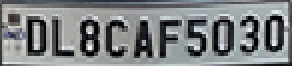
#> input picture car_plate.png, 146 x 33 px (shown 2 times larger)
$ python -i inference_clean.py   (imports and definitions only)
#> lines starting #> are read from the running program, lines starting #| are printed output that depends on the picture; after the words box and inside, x2 and y2 are one past the last pixel; in counts of white or black regions, pixels touching at a corner belong together
import tensorflow as tf
import matplotlib.pyplot as plt
import numpy as np
import cv2

"""#Loading the model"""
def loadModel(jsonStr, weightStr):
    json_file = open(jsonStr, 'r')
    loaded_nnet = json_file.read()
    json_file.close()

    serve_model = tf.keras.models.model_from_json(loaded_nnet)
    serve_model.load_weights(weightStr)

    serve_model.compile(optimizer=tf.optimizers.Adam(),
                        loss='categorical_crossentropy',
                        metrics=['accuracy'])
    return serve_model

# [1 line that did not run here, left out]


"""#Reading the input image"""
# [1 line not run here, left out]

"""#Processing the image"""

# Match contours to license plate or character template
def find_contours(dimensions, img) :

    # Find all contours in the image
    cntrs, _ = cv2.findContours(img.copy(), cv2.RETR_TREE, cv2.CHAIN_APPROX_SIMPLE)

    # Retrieve potential dimensions
    lower_width = dimensions[0]
    upper_width = dimensions[1]
    lower_height = dimensions[2]
    upper_height = dimensions[3]

    # Check largest 5 or  15 contours for license plate or character respectively
    cntrs = sorted(cntrs, key=cv2.contourArea, reverse=True)[:15]

    ii = cv2.imread('contour.jpg')

    x_cntr_list = []
    target_contours = []
    img_res = []
    for cntr in cntrs :
        #detects contour in binary image and returns the coordinates of rectangle enclosing it
        intX, intY, intWidth, intHeight = cv2.boundingRect(cntr)

        #checking the dimensions of the contour to filter out the characters by contour's size
        if intWidth > lower_width and intWidth < upper_width and intHeight > lower_height and intHeight < upper_height :
            x_cntr_list.append(intX) #stores the x coordinate of the character's contour, to used later for indexing the contours

            char_copy = np.zeros((44,24))
            #extracting each character using the enclosing rectangle's coordinates.
            char = img[intY:intY+intHeight, intX:intX+intWidth]
            char = cv2.resize(char, (20, 40))

            cv2.rectangle(ii, (intX,intY), (intWidth+intX, intY+intHeight), (50,21,200), 2)
            #plt.imshow(ii, cmap='gray')

            #Make result formatted for classification: invert colors
            char = cv2.subtract(255, char)

            # Resize the image to 24x44 with black border
            char_copy[2:42, 2:22] = char
            char_copy[0:2, :] = 0
            char_copy[:, 0:2] = 0
            char_copy[42:44, :] = 0
            char_copy[:, 22:24] = 0

            img_res.append(char_copy) #List that stores the character's binary image (unsorted)

    #Return characters on ascending order with respect to the x-coordinate (most-left character first)

    #plt.show()
    #arbitrary function that stores sorted list of character indeces
    indices = sorted(range(len(x_cntr_list)), key=lambda k: x_cntr_list[k])
    img_res_copy = []
    for idx in indices:
        img_res_copy.append(img_res[idx])# stores character images according to their index
    img_res = np.array(img_res_copy)

    return img_res

# Find characters in the resulting images
def segment_characters(image) :

    # Preprocess cropped license plate image
    img_lp = cv2.resize(image, (333, 75))
    img_gray_lp = cv2.cvtColor(img_lp, cv2.COLOR_BGR2GRAY)
    _, img_binary_lp = cv2.threshold(img_gray_lp, 200, 255, cv2.THRESH_BINARY+cv2.THRESH_OTSU)
    img_binary_lp = cv2.erode(img_binary_lp, (3,3))
    img_binary_lp = cv2.dilate(img_binary_lp, (3,3))

    LP_WIDTH = img_binary_lp.shape[0]
    LP_HEIGHT = img_binary_lp.shape[1]

    # Make borders white
    img_binary_lp[0:3,:] = 255
    img_binary_lp[:,0:3] = 255
    img_binary_lp[72:75,:] = 255
    img_binary_lp[:,330:333] = 255

    # Estimations of character contours sizes of cropped license plates
    dimensions = [LP_WIDTH/6,
                       LP_WIDTH/2,
                       LP_HEIGHT/10,
                       2*LP_HEIGHT/3]
    #plt.imshow(img_binary_lp, cmap='gray')
    #plt.show()
    cv2.imwrite('contour.jpg',img_binary_lp)

    # Get contours within cropped license plate
    char_list = find_contours(dimensions, img_binary_lp)

    return char_list

# [1 line that did not run here, left out]

"""#Inference"""

def fix_dimension(img):
  new_img = np.zeros((28,28,3))
  for i in range(3):
    new_img[:,:,i] = img
  return new_img

def show_results():
    dic = {}
    characters = '0123456789ABCDEFGHIJKLMNOPQRSTUVWXYZ'
    for i,c in enumerate(characters):
        dic[i] = c

    output = []
    for i,ch in enumerate(char): #iterating over the characters
        img_ = cv2.resize(ch, (28,28))
        img = fix_dimension(img_)
        img = img.reshape(1,28,28,3) #preparing image for the model
        y_ = model.predict_classes(img)[0] #predicting the class
        character = dic[y_] #
        output.append(character) #storing the result in a list

    plate_number = ''.join(output)

    return plate_number

# [1 line that did not run here, left out]
# [1 line not run here, left out]

"""#Writing the output to file"""

# [3 lines not run here, left out]

>>> import cv2
>>> picture = cv2.imread('../car_plate.png')
#> picture is the input picture: shape (33, 146, 3); mean B, G, R 130.4, 128.6, 125
>>> result = segment_characters(picture)
#> in segment_characters, `img_lp = cv2.resize(image, (333, 75))`:
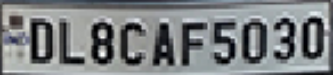
#> img_lp: shape (75, 333, 3); mean B, G, R 130.4, 128.5, 124.9
#> in segment_characters, `_, img_binary_lp = cv2.threshold(img_gray_lp, 200, 255, cv2.THRESH_BIN..`:
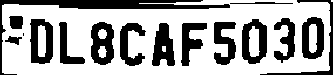
#> img_binary_lp: shape (75, 333); 66.1% white; 16 black regions (1 under 20 px), largest, box (x1, y1, x2, y2) and area: (0, 0, 230, 75) 1701, (91, 22, 114, 65) 702, (30, 19, 53, 64) 691
#> in segment_characters, `img_binary_lp = cv2.erode(img_binary_lp, (3,3))`: img_binary_lp: shape (75, 333); 62.9% white; 15 black regions (1 under 20 px), largest, box (x1, y1, x2, y2) and area: (0, 0, 293, 75) 2144, (91, 22, 114, 66) 747, (30, 19, 53, 65) 723
#> in segment_characters, `img_binary_lp = cv2.dilate(img_binary_lp, (3,3))`: img_binary_lp: shape (75, 333); 65.4% white; 16 black regions (1 under 20 px), largest, box (x1, y1, x2, y2) and area: (0, 0, 230, 75) 1922, (91, 23, 114, 66) 703, (30, 20, 53, 65) 691
#> in segment_characters, `img_binary_lp[:,0:3] = 255`:
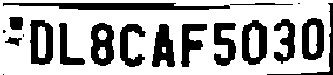
#> img_binary_lp: shape (75, 333); 68.9% white; 19 black regions (4 under 20 px), largest, box (x1, y1, x2, y2) and area: (3, 3, 230, 10) 1149, (91, 23, 114, 66) 703, (30, 20, 53, 65) 691
#> in segment_characters, `img_binary_lp[:,330:333] = 255`:
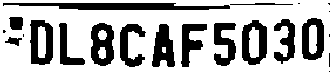
#> img_binary_lp: shape (75, 333); 70.1% white; 22 black regions (8 under 20 px)
#> in find_contours, `cntrs, _ = cv2.findContours(img.copy(), cv2.RETR_TREE, cv2.CHAIN_APPRO..`: cntrs = 29 contours, 8 with area under 20; largest, box (x1, y1, x2, y2) and area: (0, 0, 333, 75) 24568, (2, 2, 231, 11) 1382, (241, 19, 268, 66) 1012, (29, 19, 54, 66) 993, (90, 22, 115, 67) 907
#> in find_contours, `cntrs = sorted(cntrs, key=cv2.contourArea, reverse=True)[:15]`: cntrs = 15 contours; largest, box (x1, y1, x2, y2) and area: (0, 0, 333, 75) 24568, (2, 2, 231, 11) 1382, (241, 19, 268, 66) 1012, (29, 19, 54, 66) 993, (90, 22, 115, 67) 907
#> the loop in find_contours, `for cntr in cntrs :` made 15 passes
#> (intX, intY, intWidth, intHeight) on passes 2 to 13: (2, 2, 229, 9), (241, 19, 27, 47), (29, 19, 25, 47), (90, 22, 25, 45), (301, 17, 24, 44), (151, 23, 25, 45), (213, 22, 24, 45), (119, 23, 28, 45), (180, 23, 28, 45), (273, 18, 23, 47), (58, 22, 28, 44), (249, 27, 10, 31)
#> (cntr, intX, intY, intWidth, intHeight) on pass 1: ([[0, 0], [0, 74], [332, 74], [332, 0]], 0, 0, 333, 75)
#> pass 3, in find_contours, `char = cv2.subtract(255, char)`:
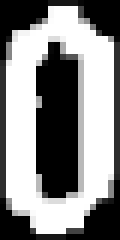
#> char: shape (40, 20) (shown 6 times larger); min 0, max 255, mean 136
#> after the loop in find_contours, `for cntr in cntrs :`:
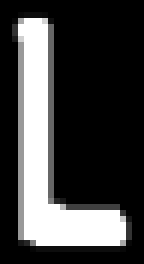
#> char_copy: shape (44, 24) float64 (shown 6 times larger); min 0, max 255, mean 65.2
#> after the loop in find_contours, `for cntr in cntrs :`:
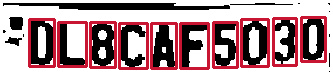
#> ii: shape (75, 333, 3); mean B, G, R 146.8, 141.9, 172.2
#> after the loop in find_contours, `for cntr in cntrs :`: img_res = 10 items; x_cntr_list = [241, 29, 90, 301, 151, 213, 119, 180, 273, 58]
#> in find_contours, `indices = sorted(range(len(x_cntr_list)), key=lambda k: x_cntr_list[k])`: indices = [1, 9, 2, 6, 4, 7, 5, 0, 8, 3]
#> the loop in find_contours, `for idx in indices:` made 10 passes
#> idx on passes 2, 4, 6, 7, 8, 10: 9, 6, 7, 5, 0, 3
#> after the loop in find_contours, `for idx in indices:`: img_res_copy = 10 items
